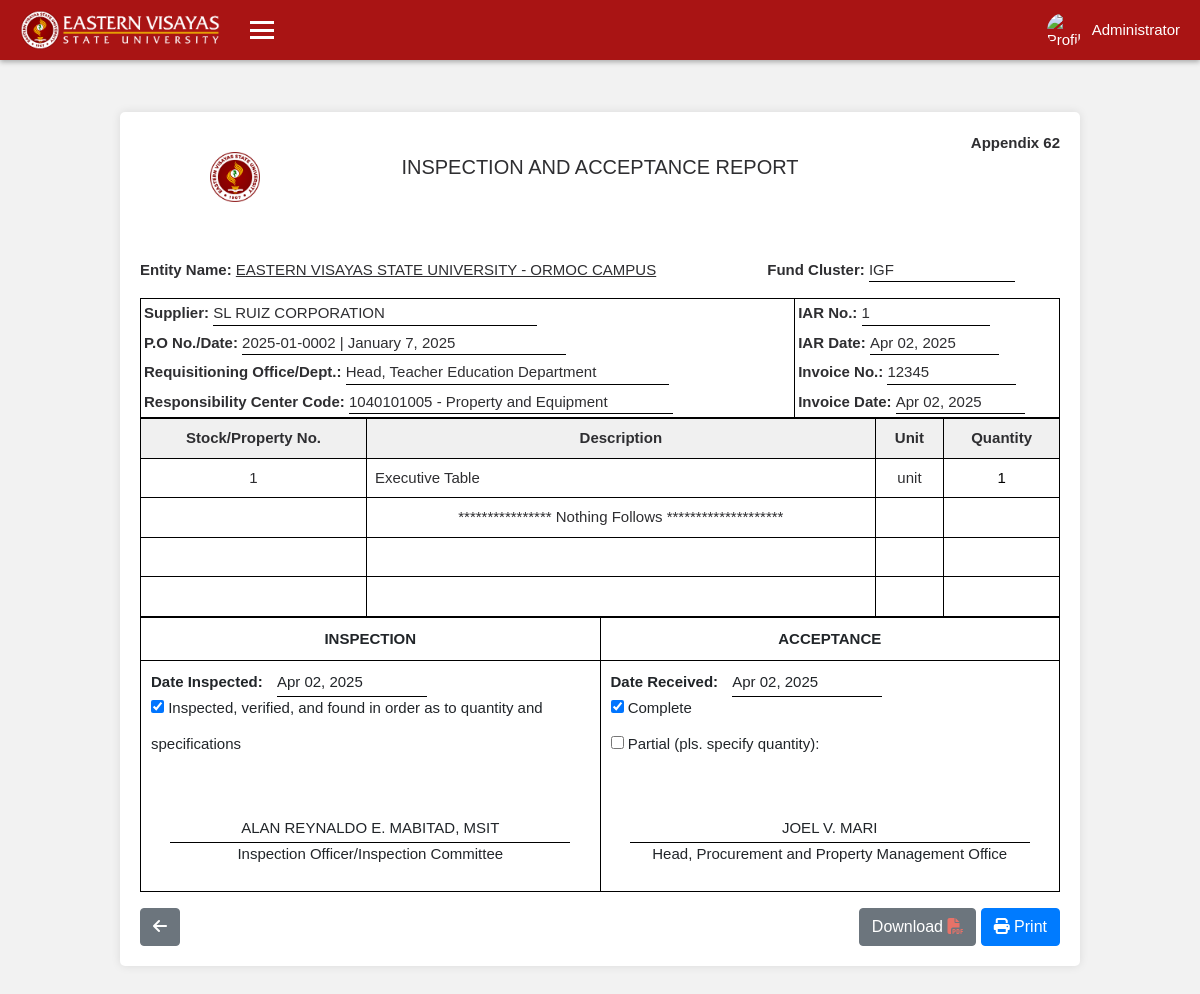
The app's page /administrator/e7f3c1d9-8a24-41b5-b0e6-d2f9a8c5f4b7/supply_office/pending_iar/view_iar.php?id=108 (signed in) with its own data.
### tables this page shows
CREATE TABLE `iar_item_details` (
  `id` int(11) NOT NULL,
  `iar_id` int(11) NOT NULL,
  `stock_no` varchar(255) NOT NULL,
  `description` varchar(255) NOT NULL,
  `unit` varchar(50) NOT NULL,
  `quantity` varchar(10) NOT NULL,
  `is_complete` tinyint(1) DEFAULT 1,
  `status` varchar(20) DEFAULT NULL,
  `remarks` text DEFAULT NULL,
  `original_description` varchar(255) NOT NULL,
  `original_quantity` int(10) NOT NULL,
  `is_new` tinyint(1) DEFAULT 0,
  `is_newd` tinyint(1) DEFAULT 0,
  `is_newp` tinyint(1) DEFAULT 0
);

### administrator/e7f3c1d9-8a24-41b5-b0e6-d2f9a8c5f4b7/classes/supply_config.php (called while the page is built, shortened)
<?php
$iar_id = $_GET['id'] ?? null;
if ($iar_id) {
    try {
        $stmt = $conn->prepare("
            SELECT iar.*, uacs.sub_object_code
            FROM inspection_acceptance_report iar
            LEFT JOIN uacs_codes uacs ON iar.resp_code = uacs.uacs
            WHERE iar.id = :id
        ");
        $stmt->bindParam(':id', $iar_id, PDO::PARAM_INT);
        $stmt->execute();
        $iarData = $stmt->fetch(PDO::FETCH_ASSOC);
        if ($iarData) {
            $stmt_items = $conn->prepare("SELECT * FROM iar_item_details WHERE iar_id = :iar_id");
            $stmt_items->bindParam(':iar_id', $iar_id, PDO::PARAM_INT);
            $stmt_items->execute();
            $iaritemDetails = $stmt_items->fetchAll(PDO::FETCH_ASSOC);
        }
    } catch (PDOException $e) {
  }
}
if (isset($_GET['id'])) {
    $iar_id = $_GET['id'];
    $sql = "SELECT * FROM inspection_acceptance_report WHERE id = :iar_id";
    $stmt = $conn->prepare($sql);
    $stmt->bindParam(':iar_id', $iar_id);
    $stmt->execute();
    $iar = $stmt->fetch(PDO::FETCH_ASSOC);
}
?>

### administrator/e7f3c1d9-8a24-41b5-b0e6-d2f9a8c5f4b7/supply_office/pending_iar/view_iar.php (the view, shortened to what this page needs)
<?php
require '../../classes/config.php';
require '../../classes/supply_config.php';
include '../../../aclasses/sheader.php';
include '../../../aclasses/snavbar.php';;
$iar_id = $_GET['id'] ?? null;
$iarData = null;
$iaritemDetails = [];
if ($iar_id) {
    try {
        $stmt = $conn->prepare("
            SELECT iar.*, uacs.sub_object_code
            FROM inspection_acceptance_report iar
            LEFT JOIN uacs_codes uacs ON iar.resp_code = uacs.uacs
            WHERE iar.id = :id
        ");
        $stmt->bindParam(':id', $iar_id, PDO::PARAM_INT);
        $stmt->execute();
        $iarData = $stmt->fetch(PDO::FETCH_ASSOC);
        if ($iarData) {
            $stmt_items = $conn->prepare("SELECT * FROM iar_item_details WHERE iar_id = :iar_id ORDER BY stock_no ASC");
            $stmt_items->bindParam(':iar_id', $iar_id, PDO::PARAM_INT);
            $stmt_items->execute();
            $iaritemDetails = $stmt_items->fetchAll(PDO::FETCH_ASSOC);
        }
    } catch (PDOException $e) {
  }
}
?>
<main class="container mt-5 form-container">
<div class="appendix">Appendix 62</div>
<div class="po-header-container">
            <div class="image-container">
                <img src="../../../css/image/system-logo.png" alt="Purchase Order Image" class="iar-image">
            </div>
        <?php if ($iarData): ?>
        <div class="header">
            <h2 class="text-center" >INSPECTION AND ACCEPTANCE REPORT</h2>
        </div>
    </div>
<div class="iar-details">
    <div class="po-row">
        <div class="po-left">
            <p><strong>Entity Name:</strong>
            <span style="text-decoration: underline;"><?php echo htmlspecialchars($iarData['entity_name']); ?></span>
            </p>
        </div>
        <div class="po-right">
            <p><strong>Fund Cluster:</strong>
                <span class="underline-word"><?php echo htmlspecialchars($iarData['fund_cluster']); ?></span>
            </p>
        </div>
    </div>
    <div class="table-responsive">
    <table class="info-table">
        <tr>
            <td><strong>Supplier:</strong>
                <span class="underline-word"><?php echo htmlspecialchars($iarData['supplier']); ?></span>
            </td>
            <td><strong>IAR No.:</strong>
                <span class="underline-word"><?php echo htmlspecialchars($iarData['iar_no']); ?></span>
            </td>
        </tr>
        <tr>
            <td><strong>P.O No./Date:</strong>
                <span class="underline-word"><?php echo htmlspecialchars($iarData['po_no']); ?></span>
            </td>
            <td><strong>IAR Date:</strong>
                <span class="underline-word"><?php echo htmlspecialchars(date('M d, Y', strtotime($iarData['iar_date']))); ?></span>
            </td>
        </tr>
        <tr>
            <td><strong>Requisitioning Office/Dept.:</strong>
                <span class="underline-word"><?php echo htmlspecialchars($iarData['req_office']); ?></span>
            </td>
            <td><strong>Invoice No.:</strong>
                <span class="underline-word"><?php echo htmlspecialchars($iarData['invoice_no']); ?></span>
            </td>
        </tr>
        <tr>
        <td><strong>Responsibility Center Code:</strong>
            <span class="underline-word">
                <?php echo htmlspecialchars($iarData['resp_code']); ?>
                - <?php echo htmlspecialchars(substr($iarData['sub_object_code'], 0, 25)) . (strlen($iarData['sub_object_code']) > 30 ? '...' : ''); ?>
            </span>
        </td>
        <td><strong>Invoice Date:</strong>
                <span class="underline-word"><?php echo htmlspecialchars(date('M d, Y', strtotime($iarData['invoice_date']))); ?></span>
            </td>
        </tr>
    </table>
    </div>
</div>
<?php if (!empty($iaritemDetails)): ?>
    <div class="table-responsive">
    <table class="item-table">
        <thead>
            <tr>
                <th>Stock/Property No.</th>
                <th>Description</th>
                <th>Unit</th>
                <th>Quantity</th>
            </tr>
        </thead>
        <tbody>
        <?php
            $counter = 1;
            foreach ($iaritemDetails as $key => $item):
            ?>
                <tr>
                    <td><?php echo $counter++; ?></td>
                    <td style="text-align: left;"><?php echo htmlspecialchars($item['description']); ?></td>
                    <td><?php echo htmlspecialchars($item['unit']); ?></td>
                    <td style="color: <?php echo ($item['quantity'] < $item['original_quantity']) ? 'red' : 'black'; ?>;">
                        <?php echo htmlspecialchars($item['quantity']); ?>
                    </td>
                </tr>
            <?php endforeach; ?>
            <tr>
                <td>&nbsp;</td>
                <td>**************** Nothing Follows ********************</td>
                <td>&nbsp;</td>
                <td>&nbsp;</td>
            </tr>
            <?php for ($i = 0; $i < 2; $i++): ?>
                <tr>
                    <td>&nbsp;</td>
                    <td>&nbsp;</td>
                    <td>&nbsp;</td>
                    <td>&nbsp;</td>
                </tr>
            <?php endfor; ?>
        </tbody>
    </table>
</div>
<div class="table-responsive">
<table class="table table-borderediar">
        <thead>
            <tr>
                <th style="text-align: center; width: 50%;">INSPECTION</th>
                <th style="text-align: center; width: 50%;">ACCEPTANCE</th>
            </tr>
        </thead>
        <tbody>
            <tr>
                <td>
                    <div class="form-group flex-container">
                        <p><strong>Date Inspected:</strong>
                            <span class="line"><?php echo htmlspecialchars(date('M d, Y', strtotime($iarData['date_inspected']))); ?></span>
                        </p>
                        <p>
                            <input type="checkbox" id="inspection_verified" name="inspection_verified" value="1"
                            <?php echo isset($iarData['insp_status']) && $iarData['insp_status'] == 'complete' ? 'checked' : ''; ?>>
                            Inspected, verified, and found in order as to quantity and specifications
                        </p>
                    </div>
                    <div class="form-group flex-footer">
                        <div class="text-center">
                            <span class="line2"><?php echo htmlspecialchars(strtoupper($iarData['inspection_officer'])); ?></span>
                        </div>
                        <p style="text-align: center;">Inspection Officer/Inspection Committee</p>
                    </div>
                </td>
                <td>
        <div class="form-group flex-container">
            <p><strong>Date Received:</strong>
                <span class="line"><?php echo htmlspecialchars(date('M d, Y', strtotime($iarData['date_received']))); ?></span>
            </p>
            <p>
                <input type="checkbox" id="property_custodian_status" name="property_custodian_status" value="1"
                <?php echo isset($iarData['insp_status']) && $iarData['insp_status'] == 'complete' ? 'checked' : ''; ?>>
                Complete
            </p>
            <p>
            <p>
            <input type="checkbox" id="property_custodian_status_partial" name="property_custodian_status" value="1"
            <?php if (isset($iarData['insp_status']) && $iarData['insp_status'] == 'partial') { echo 'checked'; } ?>>
            Partial (pls. specify quantity):
        </p>
        </div>
        <div class="form-group flex-footer">
            <div class="text-center">
                <span class="line2"><?php echo htmlspecialchars(strtoupper($iarData['head_procurement'])); ?></span>
            </div>
            <p style="text-align: center;"> Head, Procurement and Property Management Office</p>
        </div>
            </div>
    <?php else: ?>
        <p>No items found for this IAR.</p>
        <?php endif; ?>
    <div class="d-flex justify-content-between align-items-center">
        <a href="../pending_iar/" class="btn btn-secondary mt-3"><i class="fas fa-arrow-left"></i></a>
    <div>
        <a href="view_pdfiar.php?id=<?php echo $iar['id']; ?>" class="btn btn-secondary mt-3" download="<?php echo htmlspecialchars($iar['iar_no']) . '.pdf'; ?>">Download <i class="fas fa-file-pdf" style="color: #e77268;"></i></a>
        <a href="view_pdfiar.php?id=<?php echo $iar['id']; ?>" class="btn btn-primary mt-3"><i class="fas fa-print"></i> Print</a>
    <?php else: ?>
        <p class="text-center">No Inspection and Acceptance Report found.</p>
    <?php endif; ?>
    </div>
</div>
</main>
<?php include '../../../aclasses/sfooter.php'; ?>

### administrator/css/alogin.css (style rules this page uses)
body { margin: 0; font-family: Arial, sans-serif; background-color: #f2f2f2; }
input { margin-bottom: 20px; padding: 10px; border: 1px solid #ddd; border-radius: 5px; }

### administrator/e7f3c1d9-8a24-41b5-b0e6-d2f9a8c5f4b7/classes/css/a.css (style rules this page uses)
body { margin: 0; font-family: Arial, sans-serif; background-color: #f2f2f2; font-size: 15px; color: #2e2e31; }
.container { margin: 0 auto; background: #fff; padding: 20px; border-radius: 5px; box-shadow: 0 0 10px rgba(0, 0, 0, 0.1); }
input, select { padding: 8px; border: 1px solid #333131; border-radius: 4px; font-family: Verdana, Geneva, Tahoma, sans-serif; font-size: 14px; }
.table { width: 100%; margin-bottom: 0px; border-collapse: collapse; }
.table th, .table td { padding: 10px; border: 1px solid #ddd; text-align: center; }
.po-row { display: flex; justify-content: space-between; }
.po-left { width: 75%; }
.po-right { width: 35%; }
.form-container { max-width: 80%; margin-bottom: 50px; margin-top: 7rem !important; font-size: 15px; transition: margin-left 0.4s ease; }
.table-responsive { -ms-overflow-style: none; scrollbar-width: none; }
.appendix { text-align: right; font-weight: bold; }
.table thead th { vertical-align: bottom; border-bottom: 0.9px solid #000; }
.header { text-align: center; margin-bottom: 20px; }
.header h2 { margin: 0; font-size: 20px; text-decoration: none; }
.info-table, .item-table { width: 100%; border-collapse: collapse; }
.info-table { width: 100%; min-width: 600px; border-collapse: collapse; border: 1px solid #000; }
.info-table td { padding: 3px; border-top: none; border-bottom: none; border-left: 1px solid #000; border-right: 1px solid #000; vertical-align: top; }
.info-table tr:first-child td { border-top: 1px solid #000;; }
.info-table tr:last-child td { border-bottom: 1px solid #000;; }
.item-table th, .item-table td { padding: 8px; border: 1px solid #000; text-align: center; }
.item-table th { background-color: #f0f0f0; }
.line { border-bottom: 1px solid black; display: inline-block; padding-bottom: 2px; }
.line2 { border-bottom: 1px solid black; display: inline-block; width: 100%; padding-bottom: 2px; text-align: center; margin: 0 auto; }
.underline-word { display: inline-block; border-bottom: 1px solid black; width: 50%; }
.flex-footer { text-align: center; margin-top: auto; padding-top: 10px; }
.flex-container { justify-content: space-between; height: 100px; }
.flex-footer { align-self: flex-end; }
.text-center { text-align: center; }
.line2 { display: inline-block; width: 200px; border-bottom: 1px solid black; text-align: center; margin: 0 auto; }
.table-borderediar th, .table-borderediar td { border: 1px solid #000000; padding: 10px; }
.table-borderediar td { text-align: left; padding: 10px; }
.form-group p { text-align: left; margin: 0; }
.line { border-bottom: 1px solid black; display: inline-block; width: 150px; margin-left: 10px; }
.line2 { display: inline-block; width: 400px; border-bottom: 1px solid black; text-align: center; margin: 0 auto; margin-top: 20px; }
.table thead th { vertical-align: bottom; border-bottom: none; }
.po-header-container { display: flex; align-items: center; justify-content: center; position: relative; }
.image-container { position: absolute; top: 50%; left: 20px; transform: translateY(-50%); }
.iar-image { width: 50px; height: auto; margin-left: 50px; }
.iar-details { margin-top: 60px; }

### records on screen
iar_item_details: description "Executive Table", unit "unit", quantity "1"

### other values on screen
$_SESSION['name'] "Administrator"
$iarData['entity_name'] "EASTERN VISAYAS STATE UNIVERSITY - ORMOC CAMPUS"
$iarData['fund_cluster'] "IGF"
$iarData['supplier'] "SL RUIZ CORPORATION"
$iarData['iar_no'] "1"
$iarData['po_no'] "2025-01-0002 | January 7, 2025"
date('M d, Y', strtotime($iarData['iar_date'])) "Apr 02, 2025"
$iarData['req_office'] "Head, Teacher Education Department"
$iarData['invoice_no'] "12345"
$iarData['resp_code'] "1040101005"
substr($iarData['sub_object_code'], 0, 25) "Property and Equipment"
date('M d, Y', strtotime($iarData['invoice_date'])) "Apr 02, 2025"
date('M d, Y', strtotime($iarData['date_inspected'])) "Apr 02, 2025"
$iarData['inspection_officer'] "ALAN REYNALDO E. MABITAD, MSIT"
date('M d, Y', strtotime($iarData['date_received'])) "Apr 02, 2025"
